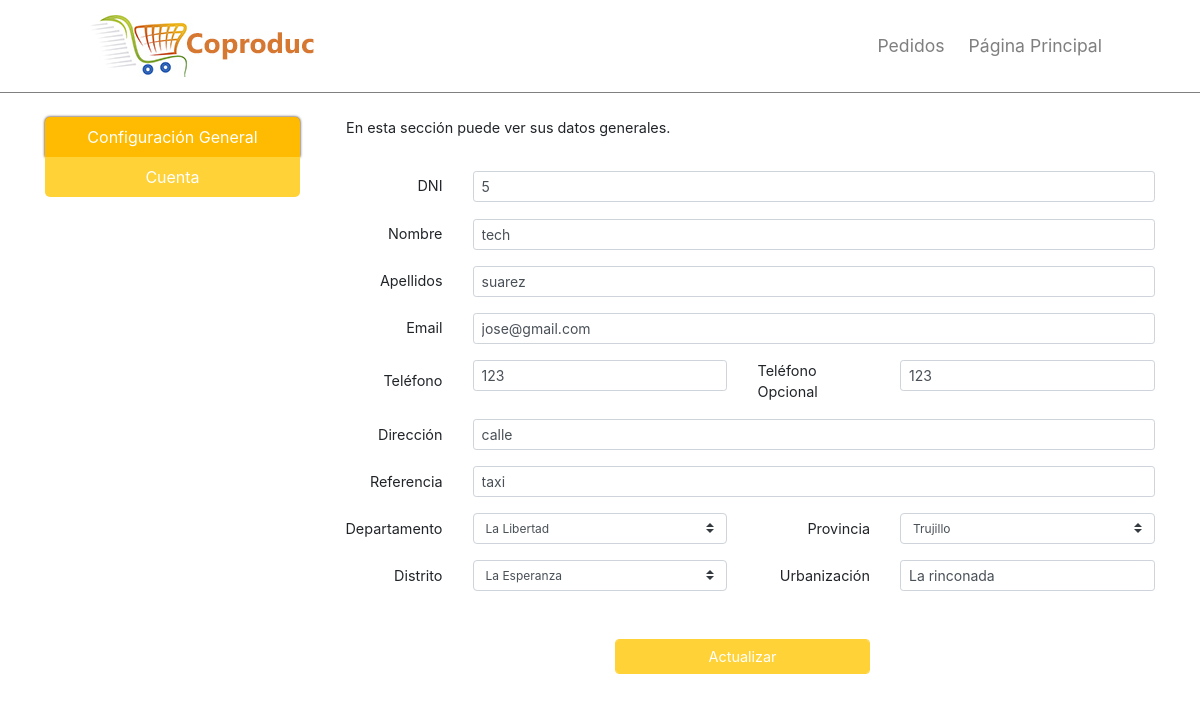
Page /user/config (signed in) on the committed database.
### tables this page shows
CREATE TABLE `account` (
  `user` varchar(100) NOT NULL,
  `pass` varchar(100) DEFAULT NULL,
  `user_data_dni` varchar(9) NOT NULL,
  PRIMARY KEY (`user`),
  KEY `fk_account_user_data1_idx` (`user_data_dni`),
  CONSTRAINT `fk_account_user_data1` FOREIGN KEY (`user_data_dni`) REFERENCES `user_data` (`dni`) ON DELETE CASCADE ON UPDATE CASCADE
);

CREATE TABLE `user_data` (
  `dni` varchar(9) NOT NULL,
  `name` varchar(100) DEFAULT NULL,
  `last_name` varchar(100) DEFAULT NULL,
  `email` varchar(100) DEFAULT NULL,
  `telephone` varchar(20) DEFAULT NULL,
  `telephone2` varchar(20) DEFAULT NULL,
  `type` enum('l','n') DEFAULT 'l',
  `date_time_register` datetime NOT NULL DEFAULT CURRENT_TIMESTAMP,
  `eliminated` enum('1','0') NOT NULL DEFAULT '0',
  `ubication_id` int(11) NOT NULL,
  PRIMARY KEY (`dni`),
  KEY `fk_user_data_ubication1_idx` (`ubication_id`),
  CONSTRAINT `fk_user_data_ubication1` FOREIGN KEY (`ubication_id`) REFERENCES `ubication` (`id`) ON DELETE CASCADE ON UPDATE CASCADE
);

CREATE TABLE `ubication` (
  `id` int(11) NOT NULL AUTO_INCREMENT,
  `dpto` varchar(100) DEFAULT NULL,
  `prov` varchar(100) DEFAULT NULL,
  `dist` varchar(100) DEFAULT NULL,
  `urb` varchar(100) DEFAULT NULL,
  `address` varchar(200) DEFAULT NULL,
  `reference` varchar(300) DEFAULT NULL,
  `state` enum('1','0') DEFAULT NULL,
  PRIMARY KEY (`id`)
);

### app/view/user/updateConfig.php (the view, shortened to what the rows shown need)
<?php
    require_once __DIR__ . '/../../model/User.php';
    $user = new User();
    $data = $user->getUserData($_SESSION['user']);
    $data = $data[0];
    $districts = ['La Esperanza','Víctor Larco ','Trujillo','El Porvenir','Huanchaco','Florencia de Mora',
                    'Laredo', 'Moche', 'Salaverry', 'Poroto', 'Simbal'];
?>
<!DOCTYPE html>
<html lang="es" prefix="og: http://ogp.me/ns#">
<head>
    <link rel="stylesheet" href="/public/libraries/css/bootstrap.min.css" />
    <link rel="stylesheet" href="/public/libraries/font/css/icon.css">
    <link rel="stylesheet" href="/public/css/coproduc_user_config.min.css">
</head>
<body>
<nav id="navbar" class="navbar navbar-expand-md navbar-light bg-white ">
    <a class="navbar-brand" href="/">
        <img src="/public/img/logo.jpg" class="d-inline-block align-top " alt="">
    </a>
    <div class="collapse navbar-collapse" id="navbarNav">
        <ul class="navbar-nav  ml-auto d-flex align-items-center">
            <li class="nav-item ml-2">
                <a class="nav-link link-nav" href="/user/order"> Pedidos </a>
            </li>
            <li class="nav-item ml-2">
                <a class="nav-link link-nav" href="/">Página Principal</a>
            </li>
        </ul>
    </div>
</nav>
<div class="container mb-0 mt-4">
    <div class="row">
        <div class="col-10 offset-1 offset-lg-0 col-lg-3">
            <div class="nav flex-column nav-pills" id="v-pills-tab" role="tablist" aria-orientation="vertical">
                <a class="nav-link active text-center border-link-init" id="tab-config" data-toggle="pill" href="#v-pills-config" role="tab" aria-controls="v-pills-config" aria-selected="true">
                    Configuración General
                </a>
                <a class="nav-link text-center border-link-end" id="tab-account" data-toggle="pill" href="#v-pills-account" role="tab" aria-controls="v-pills-account" aria-selected="false">
                    Cuenta
                </a>
            </div>
        </div>
        <div class="col-10 offset-1 offset-lg-0 col-lg-9 mb-2">
            <div class="tab-content" id="v-pills-tabContent">
                <div class="tab-pane fade show active" id="v-pills-config" role="tabpanel" aria-labelledby="v-pills-home-tab">
                    <div class="row mt-3 mt-lg-0">
                        <div class="col-12  ml-lg-3">
                            <p class="sub-title">En esta sección puede ver sus datos generales.</p>
                        </div>
                    </div>
                    <div class="row ">
                        <div class="col-12">
                            <form id="form_update_data" action="/user/update_data" method="post">
                            <div class="row mt-3">
                                <div class="col-12">
                                    <div class="row">
                                        <div class="col-3 col-lg-2 d-flex justify-content-end align-items-center">
                                            <label for="inputDNI"> DNI </label>
                                        </div>
                                        <div class="col-9 col-lg-10">
                                            <input name="dni_new" value="<?= $data['dni'] ?>" type="text" class="form-control form-control-sm" id="inputDNI" minlength="8" maxlength="8" required>
                                        </div>
                                    </div>
                                    <div class="row">
                                        <div class="col-9 col-lg-10 offset-3 offset-lg-2">
                                        </div>
                                    </div>
                                </div>
                            </div>
                            <div class="row mt-3">
                                <div class="col-12">
                                    <div class="row">
                                        <div class="col-3 col-lg-2 d-flex justify-content-end align-items-center">
                                            <label class="d-block" for="inputName"> Nombre </label>
                                        </div>
                                        <div class="col-9 col-lg-10">
                                            <input name="name" value="<?= $data['name'] ?>" type="text" class="form-control form-control-sm" id="inputName" maxlength="99" required>
                                        </div>
                                    </div>
                                </div>
                            </div>
                            <div class="row mt-3">
                                <div class="col-12">
                                    <div class="row">
                                        <div class="col-3 col-lg-2 d-flex justify-content-end align-items-center">
                                            <label class="d-block" for="inputLast"> Apellidos </label>
                                        </div>
                                        <div class="col-9 col-lg-10">
                                            <input name="lastName" value="<?= $data['last_name'] ?>" type="text" class="form-control form-control-sm" id="inputLast" maxlength="99" required>
                                        </div>
                                    </div>
                                </div>
                            </div>
                            <div class="row mt-3">
                                <div class="col-12">
                                    <div class="row">
                                        <div class="col-3 col-lg-2 d-flex justify-content-end align-items-center">
                                            <label class="d-block" for="inputEmail"> Email </label>
                                        </div>
                                        <div class="col-9 col-lg-10">
                                            <input name="email" value="<?= $data['email'] ?>" type="text" class="form-control form-control-sm" id="inputEmail" maxlength="100" >
                                        </div>
                                    </div>
                                </div>
                            </div>
                            <div class="row mt-3">
                                <div class="col-12">
                                    <div class="row">
                                        <div class="col-3 col-lg-2 d-flex justify-content-end align-items-center">
                                            <label class="d-block" for="inputPhone1"> Teléfono </label>
                                        </div>
                                        <div class="col-9 col-lg-4">
                                            <input name="phone1" value="<?= $data['telephone'] ?>" type="number" class="form-control form-control-sm" id="inputPhone1" maxlength="20" required>
                                        </div>
                                        <div class="col-3 col-lg-2 mt-3 mt-lg-0 d-flex justify-content-end align-items-center">
                                            <label class="d-block" for="inputPhone2"> Teléfono Opcional</label>
                                        </div>
                                        <div class="col-9 col-lg-4  mt-3 mt-lg-0">
                                            <input name="phone2" value="<?= $data['telephone2'] ?>" type="number" class="form-control form-control-sm" id="inputPhone2" maxlength="20">
                                        </div>
                                    </div>
                                </div>
                            </div>
                            <div class="row mt-3">
                                <div class="col-12">
                                    <div class="row">
                                        <div class="col-3 col-lg-2 d-flex justify-content-end align-items-center">
                                            <label class="d-block" for="inputAddress"> Dirección </label>
                                        </div>
                                        <div class="col-9 col-lg-10">
                                            <input name="address" value="<?= $data['address'] ?>" type="text" class="form-control form-control-sm" id="inputAddress" maxlength="200" required>
                                        </div>
                                    </div>
                                </div>
                            </div>
                            <div class="row mt-3">
                                <div class="col-12">
                                    <div class="row">
                                        <div class="col-3 col-lg-2 d-flex justify-content-end align-items-center">
                                            <label class="d-block" for="inputReference"> Referencia  </label>
                                        </div>
                                        <div class="col-9 col-lg-10">
                                            <input name="reference" value="<?= $data['reference'] ?>" type="text" class="form-control form-control-sm" id="inputReference" maxlength="300" required>
                                        </div>
                                    </div>
                                </div>
                            </div>
                            <div class="row mt-3">
                                <div class="col-12">
                                    <div class="row">
                                        <div class="col-3 col-lg-2 d-flex justify-content-end align-items-center">
                                            <label for="departments" class="d-block">Departamento</label>
                                        </div>
                                        <div class="col-9 col-lg-4">
                                            <select name="departments" class="custom-select custom-select-sm" id="departments">
                                                <option value="La Libertad" >La Libertad</option>
                                            </select>
                                        </div>
                                        <div class="col-3 col-lg-2 mt-3 mt-lg-0 d-flex justify-content-end align-items-center">
                                            <label for="provinces" class="d-block">Provincia</label>
                                        </div>
                                        <div class="col-9 col-lg-4 mt-3 mt-lg-0">
                                            <select name="provinces" class="custom-select custom-select-sm" id="provinces">
                                                <option value="Trujillo">Trujillo</option>
                                            </select>
                                        </div>
                                    </div>
                                </div>
                            </div>
                            <div class="row mt-3">
                                <div class="col-12">
                                    <div class="row">
                                        <div class="col-3 col-lg-2 d-flex justify-content-end align-items-center">
                                            <label for="districts" class="d-block">Distrito</label>
                                        </div>
                                        <div class="col-9 col-lg-4">
                                            <select name="districts" class="custom-select custom-select-sm" id="districts">
                                                <?php foreach ($districts as $district):
                                                            if($district == $data['dist']){
                                                                echo "<option value='$district' selected>$district</option>";
                                                            }
                                                            else{
                                                                echo "<option value='$district'>$district</option>";
                                                            }
                                                      endforeach;
                                                ?>
                                            </select>
                                        </div>
                                        <div class="col-3 col-lg-2 mt-3 mt-lg-0 d-flex justify-content-end align-items-center">
                                            <label for="inputUrb" class="d-block">Urbanización</label>
                                        </div>
                                        <div class="col-9 col-lg-4 mt-3 mt-lg-0">
                                            <input name="urb" value="<?= $data['urb'] ?>" type="text" class="form-control form-control-sm" id="inputUrb" placeholder="Opcional">
                                        </div>
                                    </div>
                                </div>
                            </div>
                            <div class="row mt-5">
                                <div class="col-4 offset-4">
                                    <button type="submit" class="form-control btn btn-color">Actualizar</button>
                                </div>
                            </div>
                            </form>
                        </div>
                </div>
                </div>
            </div>
        </div>
    </div>
</div>
</body>
</html>

### rows in the picture
account: dni_new "5", name "tech", lastName "suarez", email "jose@gmail.com", phone1 "123", phone2 "123", address "calle", reference "taxi", urb "La rinconada"
ubication: districts "La Esperanza"
